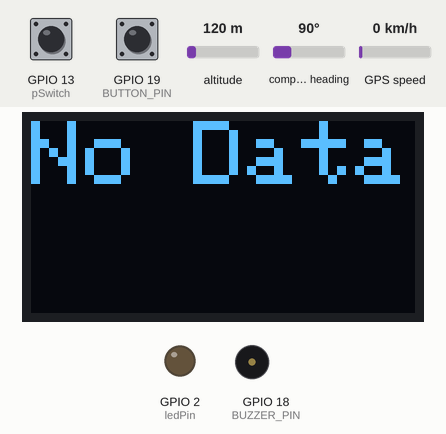
This sketch was run on a simulated ESP32. Parts: 128×64 one-colour display, output pins drawn as LEDs (lit = HIGH), buzzer (waves = sounding, pin HIGH). The inputs (shaded band) are chosen by the test bench; at power-on: GPIO 13 (pSwitch) LOW, altitude 120 m, GPIO 19 (BUTTON_PIN) HIGH, GPS speed 0 km/h, compass heading 90°. The GPS gets a fix after 3 s at 37.7749, -122.4194 with 8 satellites; what the sketch prints to the serial monitor is not drawn.

Above: at 1.6 s.
1.7 s: GPIO 13 (pSwitch) pulled HIGH for 1 s
At 5.6 s:
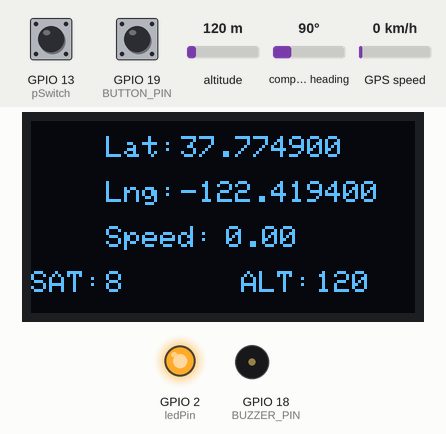
6.1 s: altitude set to 20 m
At 8.4 s:
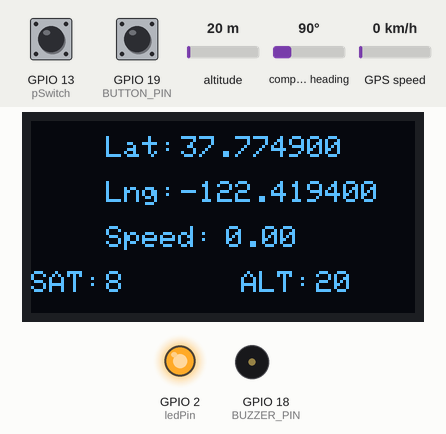
9.2 s: GPIO 19 (BUTTON_PIN) pulled LOW for 1 s
At 10.6 s:
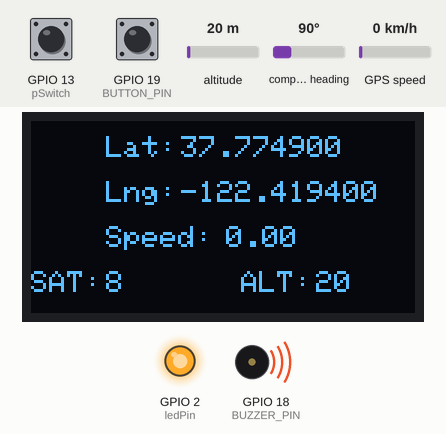
12.3 s: GPS speed set to 2 km/h
At 15.0 s:
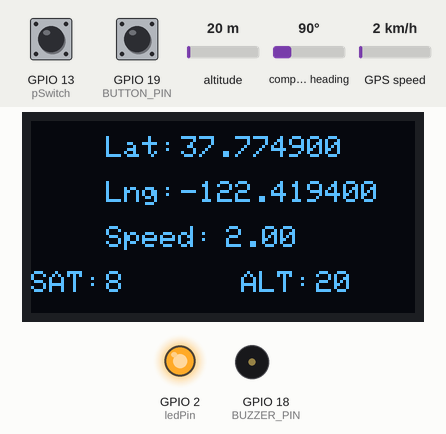
15.3 s: GPIO 13 (pSwitch) pulled HIGH for 3.2 s
At 17.1 s:
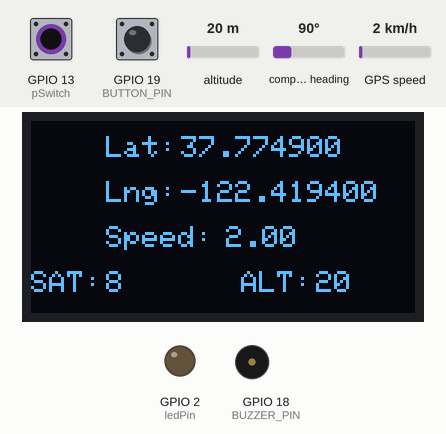
20.0 s: altitude set to 250 m
At 21.3 s:
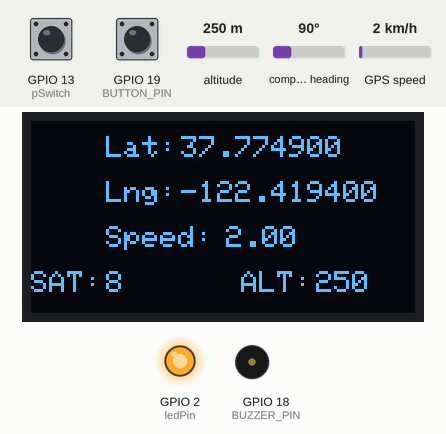
Timing chart, 0 to 23.0 s (numbered marks = the images above; inputs shaded):
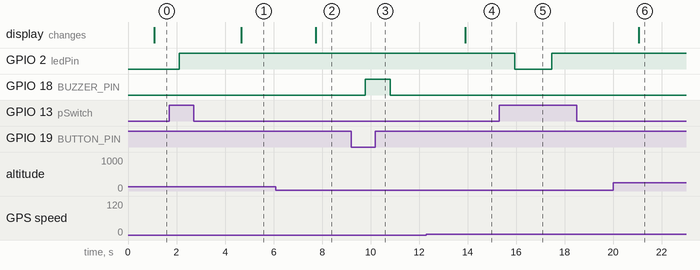

The sketch:

OLED_GPS_BUZZER.ino
```cpp
//gps and oled libraries
#include <Wire.h>
#include <Adafruit_SSD1306.h>
#include <TinyGPS++.h>


#define SCREEN_WIDTH 128 // OLED display width, in pixels
#define SCREEN_HEIGHT 64 // OLED display height, in pixels

//On ESP32: GPIO-21(SDA), GPIO-22(SCL)
#define OLED_RESET -1 //Reset pin # (or -1 if sharing Arduino reset pin)
#define SCREEN_ADDRESS 0x3C //See datasheet for Address
Adafruit_SSD1306 display(SCREEN_WIDTH, SCREEN_HEIGHT, &Wire, OLED_RESET);

//Alarm sys connection
#define BUTTON_PIN 19 // ESP32 GIOP16 pin connected to button's pin
#define BUZZER_PIN 18 // ESP32 GIOP21 pin connected to Buzzer's pin

//GPS module connection
#define RXD2 16
#define TXD2 17
HardwareSerial neogps(1);

TinyGPSPlus gps;


//lora
#define ledPin 2
#define pSwitch 13
int toggleState_1 = 0; //Define integer to remember the toggle state
String sendingString = "AT+SEND=1,36,";

//defining parameters
float Lat;
float Lng;
float Alt;
float Sat;


void setup() {
  // put your setup code here, to run once:
   //Begin serial communication Arduino IDE (Serial Monitor)
  Serial.begin(115200);
  pinMode(ledPin, OUTPUT);
  pinMode(pSwitch, INPUT);

  pinMode(BUTTON_PIN, INPUT); // set ESP32 pin to input pull-up mode
  pinMode(BUZZER_PIN, OUTPUT);       // set ESP32 pin to output mode


    //Begin serial communication Neo6mGPS
  neogps.begin(9600, SERIAL_8N1, RXD2, TXD2);

    // SSD1306_SWITCHCAPVCC = generate display voltage from 3.3V internally
  if(!display.begin(SSD1306_SWITCHCAPVCC, SCREEN_ADDRESS)) {
    Serial.println(F("SSD1306 allocation failed"));
    for(;;); // Don't proceed, loop forever
  }

  display.clearDisplay();
  display.display();
  //delay(2000);
}


void loop() {
  // put your main code here, to run repeatedly:
    Lat = gps.location.lat();
    Lng = gps.location.lng();
    Alt = gps.altitude.meters();
    Sat = gps.satellites.value();
   if (digitalRead(pSwitch) == HIGH){
    if (toggleState_1 == 0) {
      sendingString +=  String(Lat, 6)  +  String(Lng, 6)  +  String(Alt)  +  String(Sat, 0);
      Serial.println(sendingString);
      Serial.println("working");
      digitalWrite(ledPin, HIGH);
      toggleState_1 = 1;
      delay(500);

    }
    else {
      digitalWrite(ledPin, LOW);
      toggleState_1 = 0;
      delay(500);
    }
  }

  boolean newData = false;
  for (unsigned long start = millis(); millis() - start < 1000;)
  {
    while (neogps.available())
    {
      if (gps.encode(neogps.read()))
      {
        newData = true;
      }
    }
  }


  if(newData == true)
  {
    newData = false;
    Serial.print("Lat=");  Serial.println(gps.location.lat(), 6);
    Serial.print("Lng="); Serial.println(gps.location.lng(), 6);
    Serial.print("ALT=");  Serial.println(gps.altitude.meters());
    Serial.print("SAT=");  Serial.println(gps.satellites.value());
    Serial.print("Speed="); Serial.println(gps.speed.kmph());
    print_speed();
  }
  else
  {
    display.clearDisplay();
    display.setTextColor(SSD1306_WHITE);
    display.setCursor(0, 0);
    display.setTextSize(3);
    display.print("No Data");
    display.display();
  }
  int buttonState = digitalRead(BUTTON_PIN); // read new state

  if (buttonState == LOW) {
    //Serial.println("The button is being pressed");
    digitalWrite(BUZZER_PIN, HIGH); // turn on
  }
  else
  if (buttonState == HIGH) {
    //Serial.println("The button is unpressed");
    digitalWrite(BUZZER_PIN, LOW);  // turn off
  }
}
void print_speed()
{
  display.clearDisplay();
  display.setTextColor(SSD1306_WHITE);

  if (gps.location.isValid() == 1)
  {
   //String gps_speed = String(gps.speed.kmph());
    display.setTextSize(1);

    display.setCursor(25, 5);
    display.print("Lat: ");
    display.setCursor(50, 5);
    display.print(gps.location.lat(),6);

    display.setCursor(25, 20);
    display.print("Lng: ");
    display.setCursor(50, 20);
    display.print(gps.location.lng(),6);

    display.setCursor(25, 35);
    display.print("Speed: ");
    display.setCursor(65, 35);
    display.print(gps.speed.kmph());

    display.setTextSize(1);
    display.setCursor(0, 50);
    display.print("SAT:");
    display.setCursor(25, 50);
    display.print(gps.satellites.value());

    display.setTextSize(1);
    display.setCursor(70, 50);
    display.print("ALT:");
    display.setCursor(95, 50);
    display.print(gps.altitude.meters(), 0);

    display.display();

  }
  else
  {
    display.clearDisplay();
    display.setTextColor(SSD1306_WHITE);
    display.setCursor(0, 0);
    display.setTextSize(3);
    display.print("No Data");
    display.display();
  }

}
```

Measured:
- after the input at 1.7 s, GPIO 2 (ledPin): LOW → HIGH after 0.41 s
- after the input at 6.1 s, the display: changes after 1.6 s (image 2)
- after the input at 9.2 s, GPIO 18 (BUZZER_PIN): LOW → HIGH after 0.59 s, → LOW 1.0 s later
- after the input at 12.3 s, the display: changes after 1.6 s (image 4)
- after the input at 15.3 s, GPIO 2 (ledPin): HIGH → LOW after 0.65 s, → HIGH 1.5 s later
- after the input at 20.0 s, the display: changes after 1.0 s (image 6)
